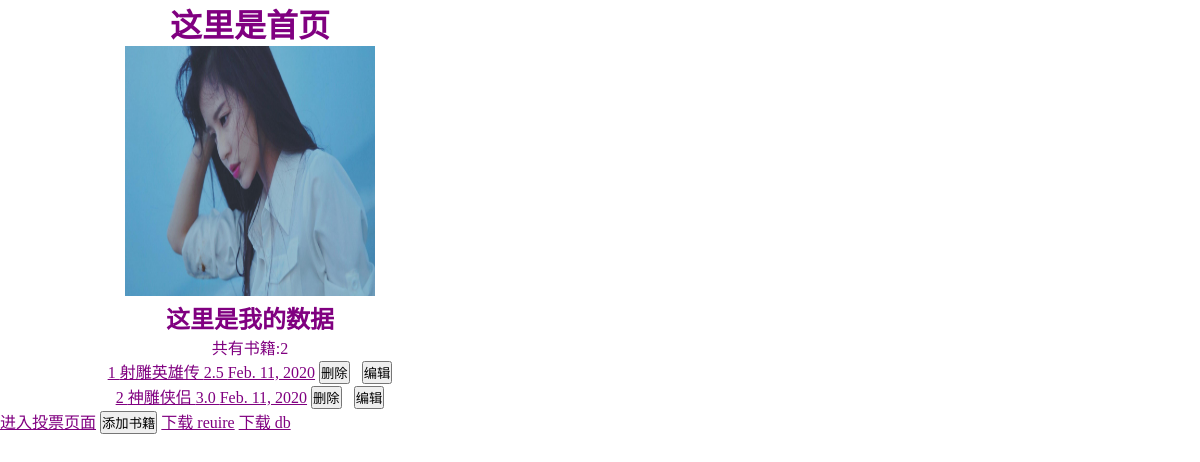
The app's page /, older data.
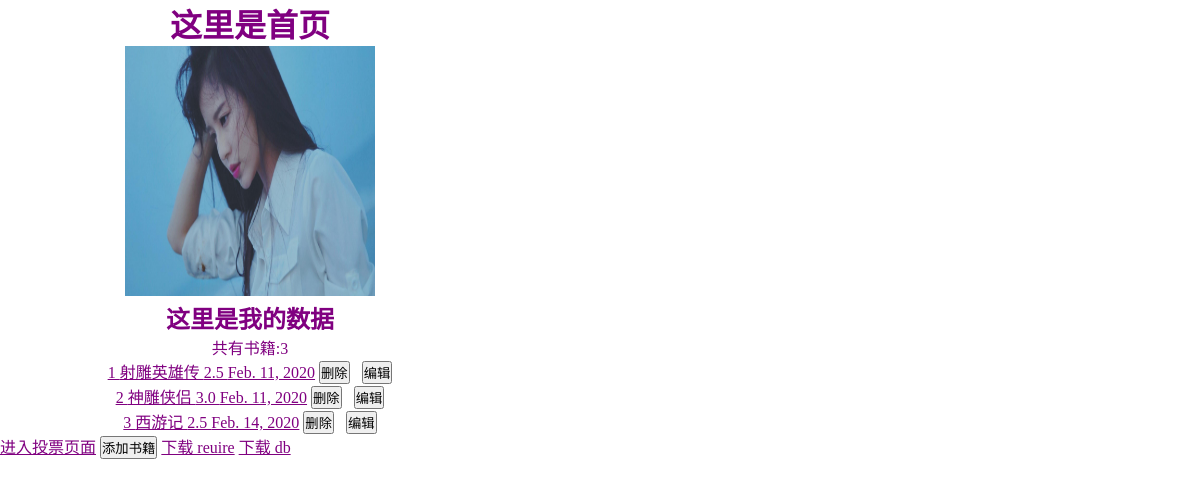
The same page, newer data.
### booktest/models.py (models this page shows, shortened)
class Book(models.Model):
    title = models.CharField(max_length=20)
    pub_date = models.DateField(default="2020-02-11")
    price = models.FloatField(default=0)

### booktest/views.py (the view)
# urls.py: url(r'^$', views.index, name='index'),
def index(request):
    books = Book.objects.all()
    return render(request, 'index.html', {"books": books})

### templates/index.html (shortened to what this page needs)
<!DOCTYPE html>
<html lang="en">
<head>
</head>
<body>
<link rel="stylesheet" href="/static/css/main.css">
<div class="container">
    <div class="center">
        <h1>这里是首页</h1>
        <img class="img" src="/static/img/bg1.jpg" alt="">
        <h2>这里是我的数据</h2>
        <p>共有书籍:{{books.count}}</p>
        <ul>
            {% for book in books %}
            <li><a href="{% url 'booktest:detail' book.id %}">{{book.id}} {{book.title}} {{book.price}} {{ book.pub_date }}</a>
                <a href="{% url 'booktest:deletebook' book.id %}"><button style="color:black">删除</button></a>&nbsp;&nbsp;&nbsp;<a href="{% url 'booktest:editbook' book.id %}"><button style="color:black">编辑</button></a></li>
            {% endfor %}
        </ul>
    </div>
    <a href="{% url 'polls:index' %}">进入投票页面</a>
    <a href="{% url 'booktest:addbook' %}"><button style="color:black">添加书籍</button></a>
    <a href="http://127.0.0.1:8000/download/require.txt">下载 reuire</a>
    <a href="http://127.0.0.1:8000/download/db.sqlite3">下载 db</a>
</div>
</body>
</html>

Row changes from the older to the newer data that the page shows:
added Book: id "3", title "西游记", price "2.5", pub_date "Feb. 14, 2020"
Text that changed along with them:
{{ books.count }}: "2" → "3"
